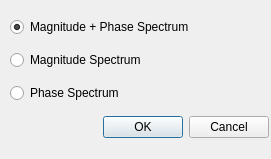
<?xml version="1.0" encoding="UTF-8"?>
<ui version="4.0">
 <class>DialogIFFT</class>
 <widget class="QDialog" name="DialogIFFT">
  <property name="geometry">
   <rect>
    <x>0</x>
    <y>0</y>
    <width>271</width>
    <height>159</height>
   </rect>
  </property>
  <property name="windowTitle">
   <string>IFFT Setting</string>
  </property>
  <widget class="QWidget" name="layoutWidget">
   <property name="geometry">
    <rect>
     <x>10</x>
     <y>10</y>
     <width>259</width>
     <height>138</height>
    </rect>
   </property>
   <layout class="QVBoxLayout" name="verticalLayout">
    <item>
     <widget class="QRadioButton" name="radioButtonMagnitudeAndPhase">
      <property name="text">
       <string>Magnitude + Phase Spectrum</string>
      </property>
      <property name="checked">
       <bool>true</bool>
      </property>
     </widget>
    </item>
    <item>
     <widget class="QRadioButton" name="radioButtonMagnitude">
      <property name="text">
       <string>Magnitude Spectrum</string>
      </property>
     </widget>
    </item>
    <item>
     <widget class="QRadioButton" name="radioButtonPhase">
      <property name="text">
       <string>Phase Spectrum</string>
      </property>
     </widget>
    </item>
    <item>
     <widget class="QDialogButtonBox" name="buttonBox">
      <property name="orientation">
       <enum>Qt::Horizontal</enum>
      </property>
      <property name="standardButtons">
       <set>QDialogButtonBox::Cancel|QDialogButtonBox::Ok</set>
      </property>
     </widget>
    </item>
   </layout>
  </widget>
 </widget>
 <resources/>
 <connections>
  <connection>
   <sender>buttonBox</sender>
   <signal>accepted()</signal>
   <receiver>DialogIFFT</receiver>
   <slot>accept()</slot>
   <hints>
    <hint type="sourcelabel">
     <x>248</x>
     <y>254</y>
    </hint>
    <hint type="destinationlabel">
     <x>157</x>
     <y>274</y>
    </hint>
   </hints>
  </connection>
  <connection>
   <sender>buttonBox</sender>
   <signal>rejected()</signal>
   <receiver>DialogIFFT</receiver>
   <slot>reject()</slot>
   <hints>
    <hint type="sourcelabel">
     <x>316</x>
     <y>260</y>
    </hint>
    <hint type="destinationlabel">
     <x>286</x>
     <y>274</y>
    </hint>
   </hints>
  </connection>
 </connections>
</ui>
